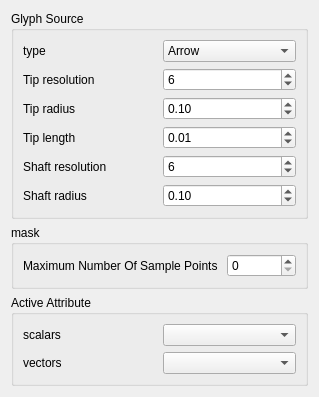
<?xml version="1.0" encoding="UTF-8"?>
<ui version="4.0">
 <class>vectorFilterPropForm</class>
 <widget class="QWidget" name="vectorFilterPropForm">
  <property name="geometry">
   <rect>
    <x>0</x>
    <y>0</y>
    <width>319</width>
    <height>395</height>
   </rect>
  </property>
  <property name="windowTitle">
   <string>Vector Property</string>
  </property>
  <layout class="QVBoxLayout" name="verticalLayout_2">
   <item>
    <widget class="QGroupBox" name="groupBox">
     <property name="title">
      <string>Glyph Source</string>
     </property>
     <layout class="QVBoxLayout" name="verticalLayout">
      <item>
       <layout class="QHBoxLayout" name="horizontalLayout">
        <item>
         <widget class="QLabel" name="label">
          <property name="text">
           <string>type</string>
          </property>
         </widget>
        </item>
        <item>
         <widget class="QComboBox" name="glyphType_comboBox">
          <item>
           <property name="text">
            <string>Arrow</string>
           </property>
          </item>
         </widget>
        </item>
       </layout>
      </item>
      <item>
       <layout class="QGridLayout" name="gridLayout">
        <item row="0" column="0">
         <widget class="QLabel" name="label_2">
          <property name="text">
           <string>Tip resolution</string>
          </property>
         </widget>
        </item>
        <item row="0" column="1">
         <widget class="QSpinBox" name="tipRes_spinBox">
          <property name="minimum">
           <number>1</number>
          </property>
          <property name="maximum">
           <number>128</number>
          </property>
          <property name="value">
           <number>6</number>
          </property>
         </widget>
        </item>
        <item row="1" column="0">
         <widget class="QLabel" name="label_3">
          <property name="text">
           <string>Tip radius</string>
          </property>
         </widget>
        </item>
        <item row="1" column="1">
         <widget class="QDoubleSpinBox" name="tipRad_doubleSpinBox">
          <property name="maximum">
           <double>10.000000000000000</double>
          </property>
          <property name="singleStep">
           <double>0.100000000000000</double>
          </property>
          <property name="value">
           <double>0.100000000000000</double>
          </property>
         </widget>
        </item>
        <item row="2" column="0">
         <widget class="QLabel" name="label_4">
          <property name="text">
           <string>Tip length</string>
          </property>
         </widget>
        </item>
        <item row="2" column="1">
         <widget class="QDoubleSpinBox" name="tipLen_doubleSpinBox">
          <property name="maximum">
           <double>1.000000000000000</double>
          </property>
          <property name="singleStep">
           <double>0.010000000000000</double>
          </property>
          <property name="value">
           <double>0.010000000000000</double>
          </property>
         </widget>
        </item>
        <item row="3" column="0">
         <widget class="QLabel" name="label_5">
          <property name="text">
           <string>Shaft resolution</string>
          </property>
         </widget>
        </item>
        <item row="3" column="1">
         <widget class="QSpinBox" name="shaftRes_spinBox">
          <property name="minimum">
           <number>1</number>
          </property>
          <property name="maximum">
           <number>128</number>
          </property>
          <property name="value">
           <number>6</number>
          </property>
         </widget>
        </item>
        <item row="4" column="0">
         <widget class="QLabel" name="label_6">
          <property name="text">
           <string>Shaft radius</string>
          </property>
         </widget>
        </item>
        <item row="4" column="1">
         <widget class="QDoubleSpinBox" name="shaftRad_doubleSpinBox">
          <property name="maximum">
           <double>5.000000000000000</double>
          </property>
          <property name="singleStep">
           <double>0.100000000000000</double>
          </property>
          <property name="value">
           <double>0.100000000000000</double>
          </property>
         </widget>
        </item>
       </layout>
      </item>
     </layout>
    </widget>
   </item>
   <item>
    <widget class="QGroupBox" name="groupBox_3">
     <property name="title">
      <string>mask</string>
     </property>
     <layout class="QHBoxLayout" name="horizontalLayout_2">
      <item>
       <widget class="QLabel" name="label_9">
        <property name="text">
         <string>Maximum Number Of Sample Points </string>
        </property>
       </widget>
      </item>
      <item>
       <widget class="QSpinBox" name="numPoints_spinBox">
        <property name="maximum">
         <number>20000</number>
        </property>
       </widget>
      </item>
     </layout>
    </widget>
   </item>
   <item>
    <widget class="QGroupBox" name="groupBox_2">
     <property name="title">
      <string>Active Attribute</string>
     </property>
     <layout class="QGridLayout" name="gridLayout_2">
      <item row="0" column="0">
       <widget class="QLabel" name="label_7">
        <property name="text">
         <string>scalars</string>
        </property>
       </widget>
      </item>
      <item row="0" column="1">
       <widget class="QComboBox" name="scalar_comboBox"/>
      </item>
      <item row="1" column="0">
       <widget class="QLabel" name="label_8">
        <property name="text">
         <string>vectors</string>
        </property>
       </widget>
      </item>
      <item row="1" column="1">
       <widget class="QComboBox" name="vector_comboBox"/>
      </item>
     </layout>
    </widget>
   </item>
   <item>
    <spacer name="verticalSpacer">
     <property name="orientation">
      <enum>Qt::Vertical</enum>
     </property>
     <property name="sizeHint" stdset="0">
      <size>
       <width>20</width>
       <height>73</height>
      </size>
     </property>
    </spacer>
   </item>
  </layout>
 </widget>
 <resources/>
 <connections/>
</ui>
